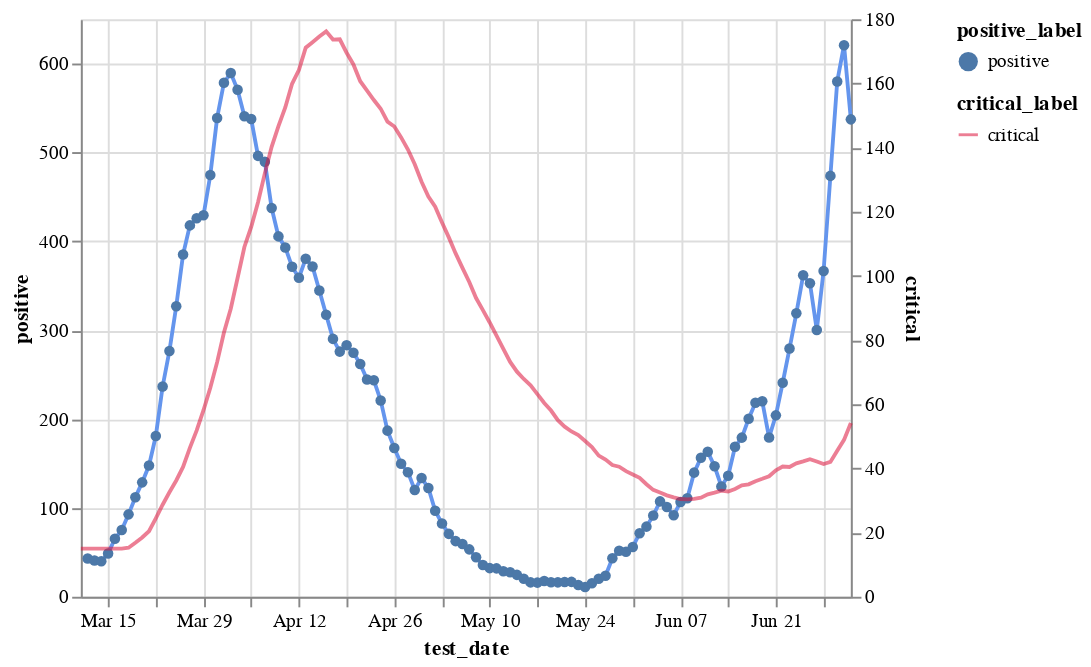

Notebook code for this chart:
### Code cell
c1 = alt.Chart(hos_and_rate[hos_and_rate.positive_rate<0.12]
               .assign(positive = lambda x: x.positive.ewm(span=7).mean())
               .assign(positive_label ='positive')).mark_line(color='cornflowerblue').encode(
    x='test_date',
    y='positive',
    tooltip=['test_date', 'positive'],
    shape='positive_label'
)
c2 = alt.Chart(hos_and_rate
               .assign(critical_label='critical')
               .assign(critical = lambda x: x.critical.ewm(span=7).mean())
              ).mark_line(color='crimson').encode(
    x='test_date',
    y='critical',
    tooltip=['test_date', 'critical'],
    opacity='critical_label'
)


alt.layer(c1, c2).resolve_scale(y='independent').encode()
